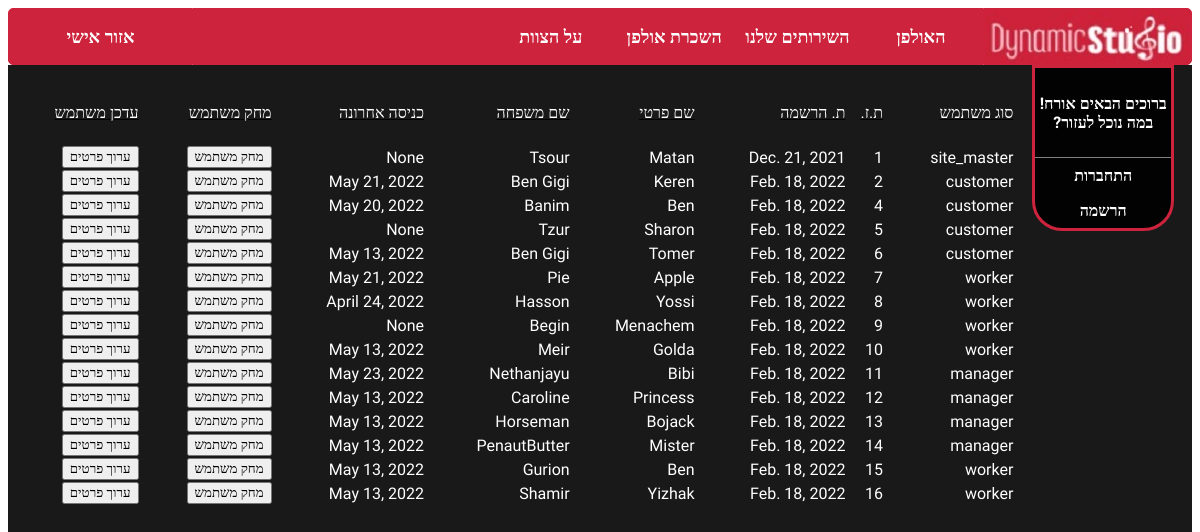
/admin_update_details/, run on an earlier commit of the app's database.
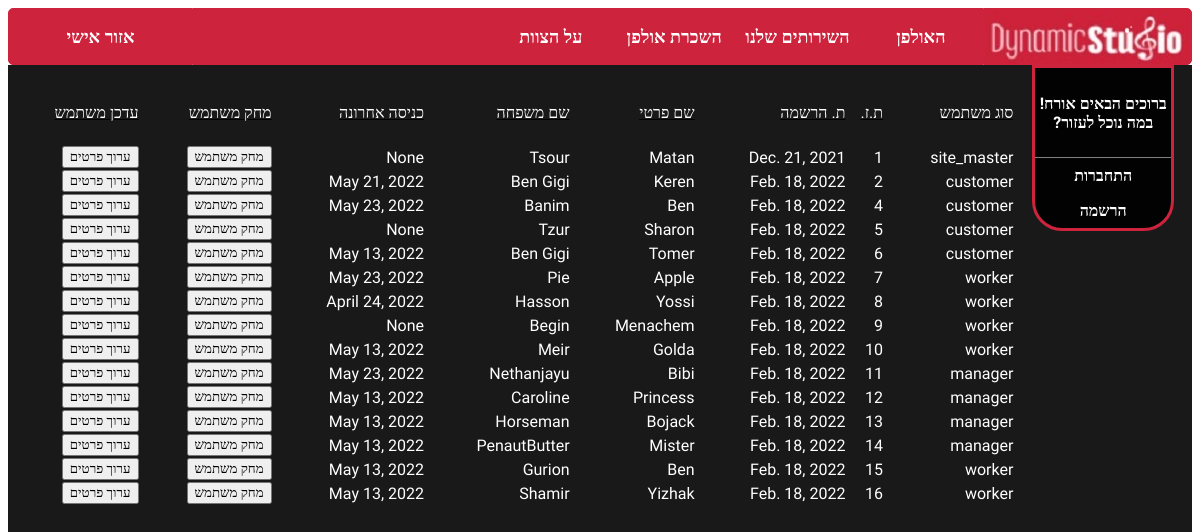
And on a later commit of the database.
### studio/models.py (models this page shows, shortened)
class User(models.Model):
    id = models.AutoField(primary_key=True)
    user_type = models.ForeignKey(
        User_Type, on_delete=models.CASCADE, related_name='users')
    fname = models.CharField(max_length=100)
    lname = models.CharField(max_length=100)
    city = models.CharField(max_length=100, blank=True)
    phone = models.CharField(max_length=12, blank=True)
    dob = models.DateField(max_length=8, blank=True, null=True)
    dor = models.DateField(max_length=8, blank=True, null=True,
                           editable=False, auto_now_add=True)  # date of registration
    organization = models.CharField(max_length=100, blank=True)
    last_login = models.DateField(blank=True, null=True)

class User_Type(models.Model):
    id = models.AutoField(primary_key=True)
    type = models.CharField(max_length=100)
    def __str__(self):
        return self.type

### studio/views.py (the view, shortened to what this page needs)
# urls.py: path("admin_update_details/",views.admin_update_details.as_view(),name="admin_update_details"),
class admin_update_details(View):
    def get(self, request):
        users = User.objects.all()
        return render(request, "studio/pages/admin_update_details_page/admin_update_details.html",
                      {"users": users})

### studio/templates/studio/pages/admin_update_details_page/admin_update_details.html (shortened to what this page needs)
{% extends 'base.html' %}
{% load static %}
{% block css_files %}
<link rel="stylesheet" href="{% static "admin_details_update_css.css" %}">
{% endblock css_files %}
{% block content%}
<br>
<table>
	<tr  style="text-decoration: underline;">
		<td style="height: 24px" class="auto-style1">סוג משתמש</td>
        <td style="height: 24px" class="auto-style1">ת.ז.</td>
		<td style="height: 24px" class="auto-style1"> ת. הרשמה</td>
		<td style="height: 24px" class="auto-style1">שם פרטי</td>
		<td style="height: 24px" class="auto-style1">שם משפחה</td>
		<td style="height: 24px" class="auto-style1">כניסה אחרונה</td>
		<td style="height: 24px" class="auto-style1">מחק משתמש</td>
		<td style="height: 24px" class="auto-style1">עדכן משתמש</td>
	</tr>
    <tr>
		<td colspan="5"><br></td>
	</tr>
    {% for u  in  users %}
	<tr>
        <td>{{u.user_type}}</td>
        <td>{{u.id}}</td>
        <td>{{u.dor}}</td>
		<td>{{u.fname}}</td>
        <td>{{u.lname}}</td>
        <td>{{u.last_login}}</td>
		{% include "studio/pages/admin_update_details_page/includes/admin_update_details_buttons.html"%}
	</tr>
    {% endfor %}
	<tr>
		<td colspan="5"><br></td>
	</tr>
</table>
{%endblock%}

### studio/templates/studio/pages/admin_update_details_page/includes/admin_update_details_buttons.html (shortened to what this page needs)
{% load static %}
        <td><button class="button" onclick="return delete_user('{% url 'delete_user' user_id=u.id  %}') ">מחק משתמש</button> </td>
        <td><button class="button" onclick="openInNewTab('{% url "update_personal_details" user_id=u.id%}')">ערוך פרטים</button> </td>

What changed in the data, as far as the page shows it:
changed User "Banim": last_login "May 20, 2022" → "May 23, 2022"
changed User "Apple": last_login "May 21, 2022" → "May 23, 2022"
